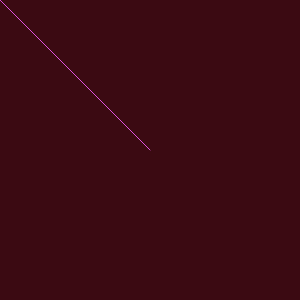
Frame 1 (no input)
Frame 60 (no input): identical to frame 1, image omitted
Frame 120 (the mouse pressed at the canvas centre since frame 60): blank canvas, image omitted

The p5.js sketch that drew this single still picture (run headless with seeded random() and noise() and a simulated clock; from frame 60 on, the mouse is pressed at the canvas centre):

// p5.js sketch
// ── sketch.js
backgroundColor = "#3b0a12";
lineColor = "#de51de";

var center;
var mouse;

function setup() {
  createCanvas(300, 300);

  center = createVector(width / 2, height / 2);
}

function draw() {
  background(backgroundColor);

  mouse = createVector(mouseX, mouseY);
  mouse.sub(center);

  translate(width / 2, height / 2);
  stroke(lineColor);
  line(0, 0, mouse.x, mouse.y);
}
